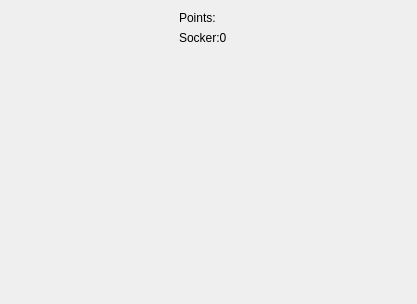
<?xml version="1.0" encoding="UTF-8"?>
<ui version="4.0">
 <class>Widget</class>
 <widget class="QWidget" name="Widget">
  <property name="geometry">
   <rect>
    <x>0</x>
    <y>0</y>
    <width>417</width>
    <height>304</height>
   </rect>
  </property>
  <property name="windowTitle">
   <string>Widget</string>
  </property>
  <layout class="QGridLayout" name="gridLayout_2">
   <item row="0" column="0">
    <layout class="QHBoxLayout" name="horizontalLayout" stretch="1,1,1">
     <item>
      <spacer name="horizontalSpacer">
       <property name="orientation">
        <enum>Qt::Horizontal</enum>
       </property>
       <property name="sizeHint" stdset="0">
        <size>
         <width>309</width>
         <height>20</height>
        </size>
       </property>
      </spacer>
     </item>
     <item>
      <layout class="QGridLayout" name="gridLayout" rowstretch="0,0,0">
       <item row="2" column="0">
        <widget class="QLabel" name="labelS">
         <property name="maximumSize">
          <size>
           <width>1000</width>
           <height>17</height>
          </size>
         </property>
         <property name="text">
          <string>Socker:0</string>
         </property>
        </widget>
       </item>
       <item row="1" column="0">
        <widget class="QLabel" name="labelP">
         <property name="maximumSize">
          <size>
           <width>60</width>
           <height>17</height>
          </size>
         </property>
         <property name="text">
          <string>Points:</string>
         </property>
        </widget>
       </item>
      </layout>
     </item>
     <item>
      <spacer name="horizontalSpacer_3">
       <property name="orientation">
        <enum>Qt::Horizontal</enum>
       </property>
       <property name="sizeHint" stdset="0">
        <size>
         <width>40</width>
         <height>20</height>
        </size>
       </property>
      </spacer>
     </item>
    </layout>
   </item>
   <item row="1" column="0">
    <spacer name="verticalSpacer">
     <property name="orientation">
      <enum>Qt::Vertical</enum>
     </property>
     <property name="sizeHint" stdset="0">
      <size>
       <width>20</width>
       <height>233</height>
      </size>
     </property>
    </spacer>
   </item>
  </layout>
 </widget>
 <layoutdefault spacing="6" margin="11"/>
 <resources/>
 <connections/>
</ui>
